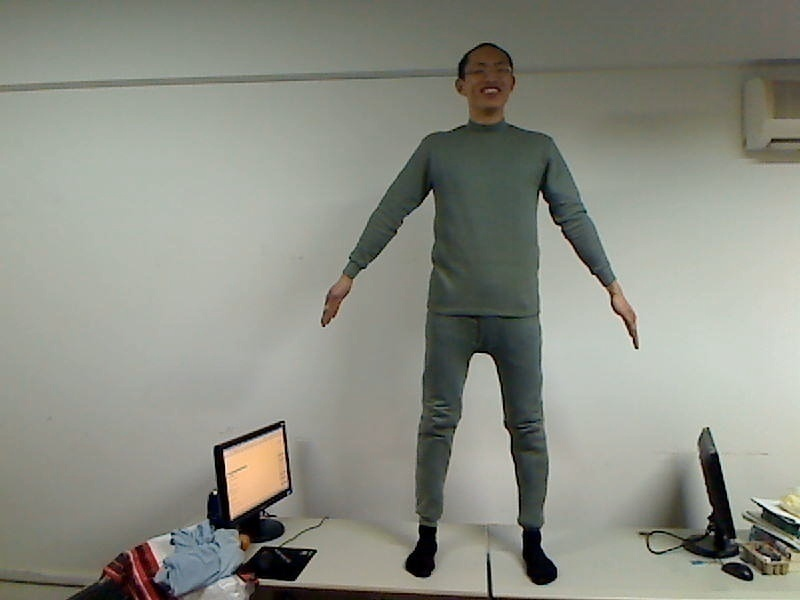
#> input picture nn/cv2/201005100004_Front.jpg, 800 x 600 px
$ python Laplacian.py   (older library calls are emulated)
#> lines starting #> are read from the running program, lines starting #| are printed output that depends on the picture
import cv2
import numpy as np
import matplotlib.pyplot as plt
# img = cv2.imread("outline.png", 0)
img = cv2.imread("201005100004_Front.jpg", 0)
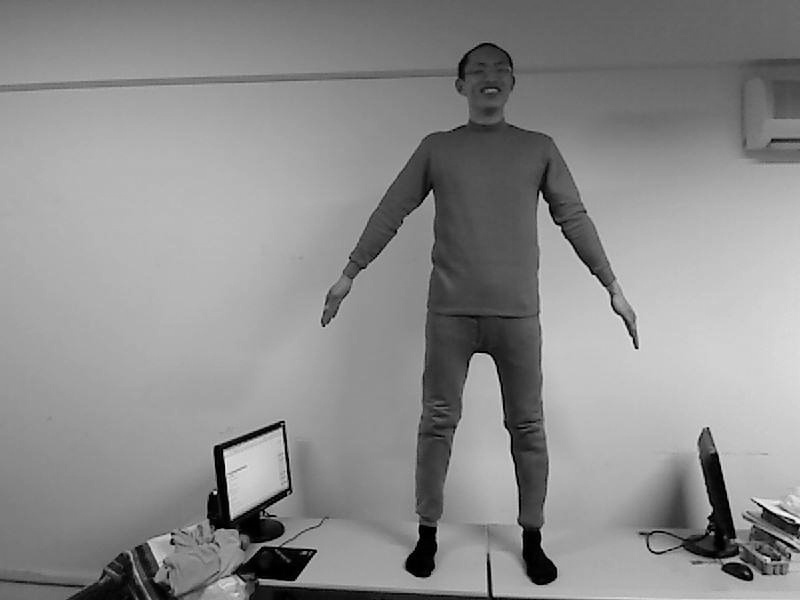
#> img: shape (600, 800); min 0, max 252, mean 140.3

gray_lap = cv2.Laplacian(img, cv2.CV_16S, ksize=3)
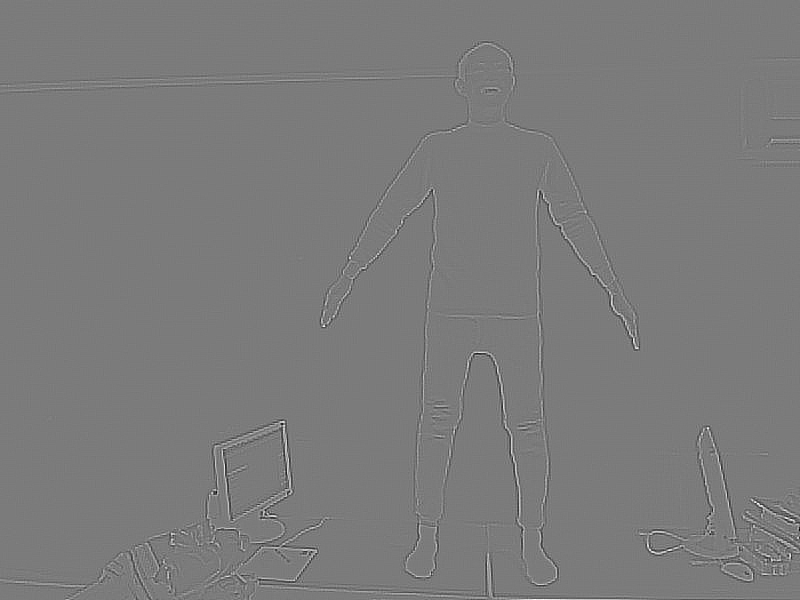
#> gray_lap: shape (600, 800) int16; min -744, max 792, mean 0; drawn with min black and max white
print(gray_lap)
#> (printed output is left out)
dst = cv2.convertScaleAbs(gray_lap)
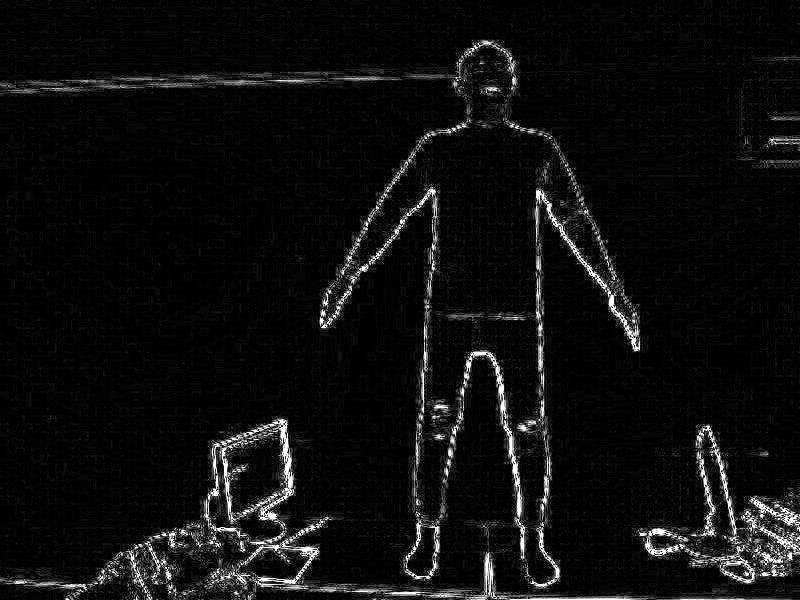
#> dst: shape (600, 800); min 0, max 255, mean 14.7
print(dst)
#> (printed output is left out)
plt.imshow(dst,cmap='gray')
plt.show()
